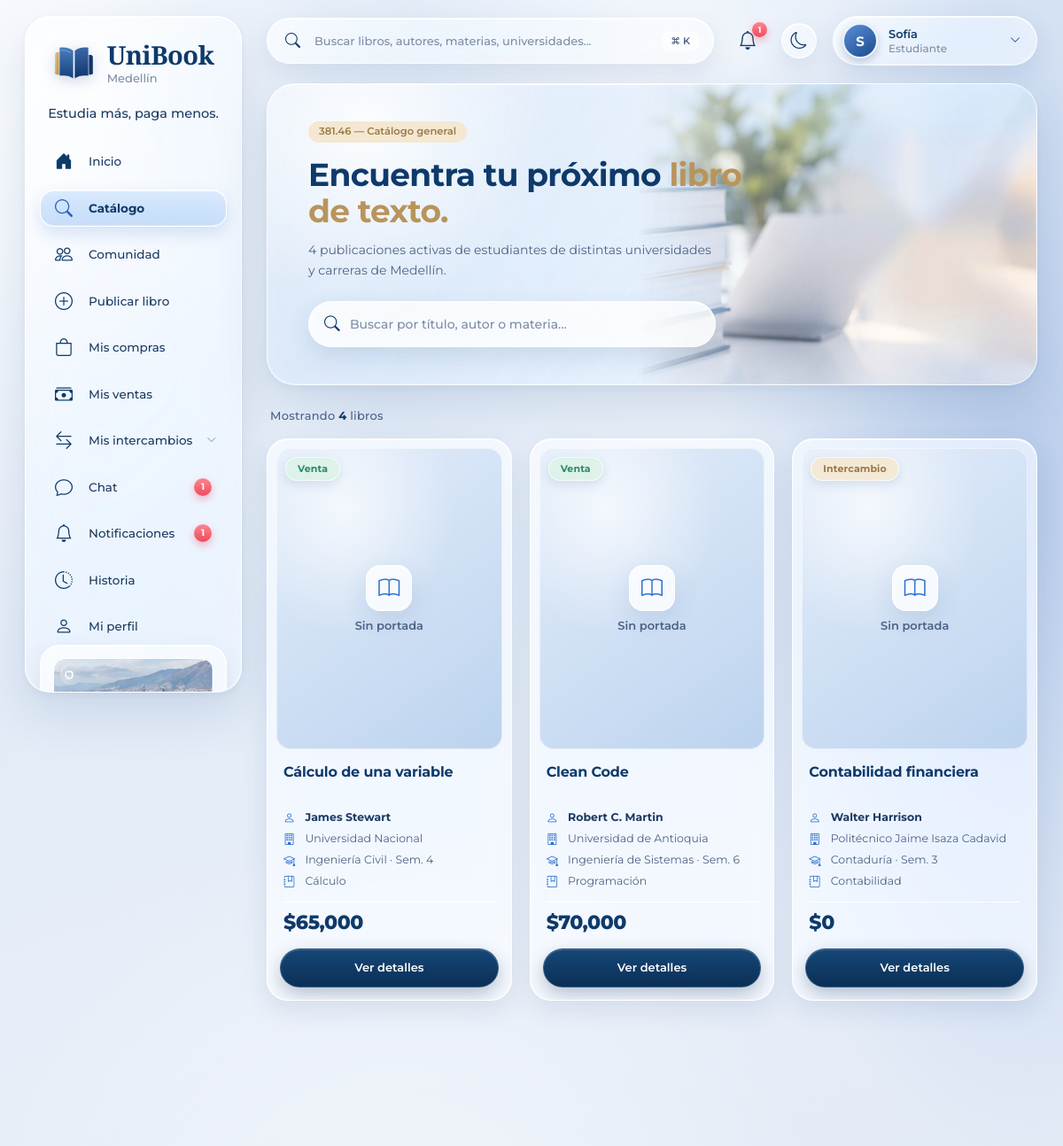
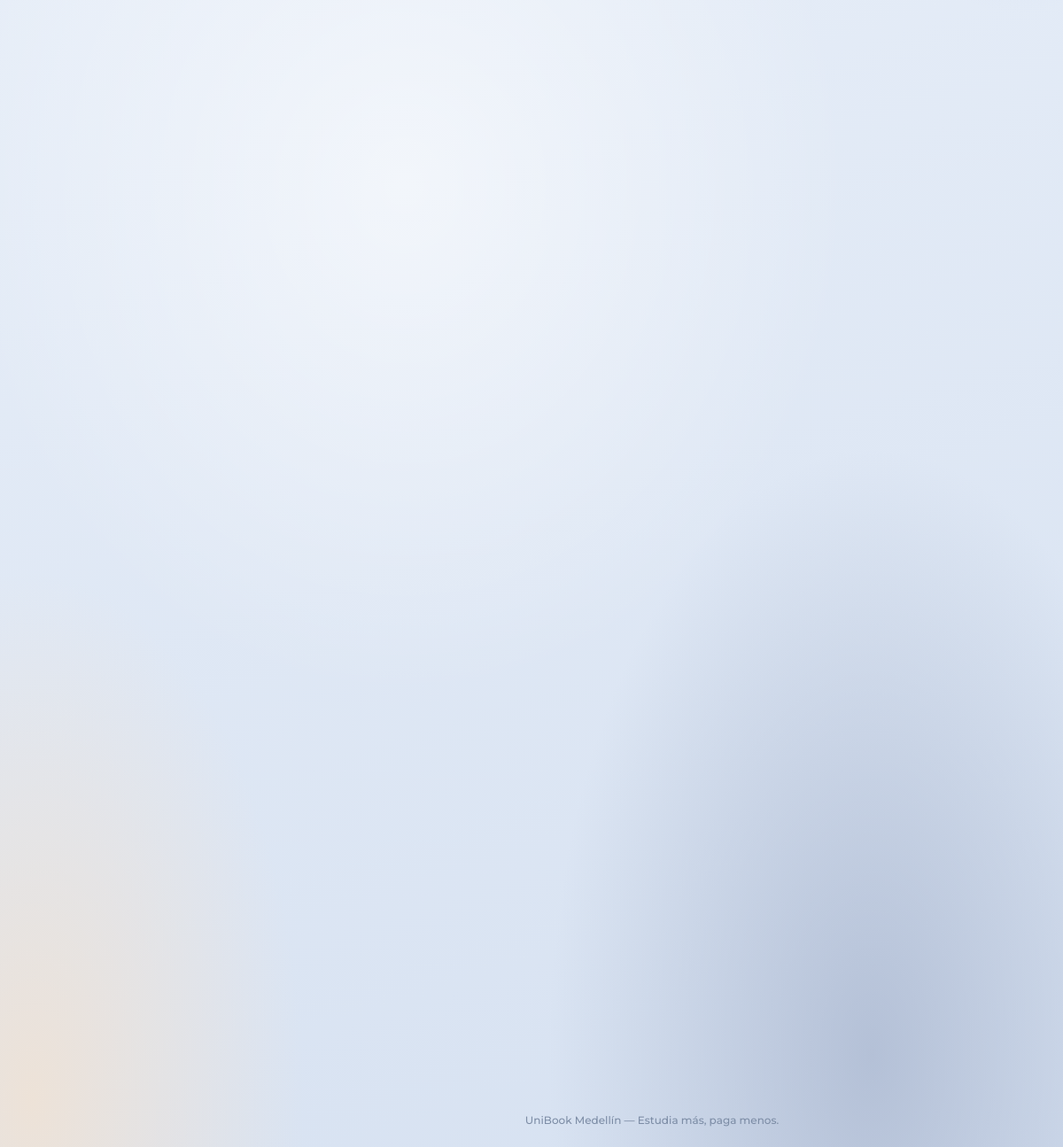
Screenshot of /index.php?accion=catalogo (signed in) with the database file from the repository (2 pictures, top to bottom).
### tables this page shows
CREATE TABLE libros (
  id INT UNSIGNED AUTO_INCREMENT PRIMARY KEY, titulo VARCHAR(150) NOT NULL, autor VARCHAR(100) NOT NULL, editorial VARCHAR(100) NULL, universidad VARCHAR(100) NULL, carrera VARCHAR(100) NULL, semestre VARCHAR(50) NULL, materia VARCHAR(100) NULL,
  descripcion TEXT NULL, precio DECIMAL(10,2) NULL, estado ENUM('Nuevo','Usado') NOT NULL DEFAULT 'Usado', tipo_publicacion ENUM('Venta','Intercambio') NOT NULL DEFAULT 'Venta', imagen VARCHAR(255) NULL,
  fecha_publicacion TIMESTAMP NOT NULL DEFAULT CURRENT_TIMESTAMP, usuario_id INT UNSIGNED NOT NULL, estado_disponibilidad ENUM('disponible','reservado','vendido','intercambiado') NOT NULL DEFAULT 'disponible',
  KEY idx_libros_usuario (usuario_id), KEY idx_libros_catalogo (estado_disponibilidad,tipo_publicacion,fecha_publicacion),
  CONSTRAINT fk_libros_usuario FOREIGN KEY (usuario_id) REFERENCES usuarios(id) ON UPDATE CASCADE ON DELETE RESTRICT
);

### controllers/LibroController.php (called while the page is built, shortened)
<?php
require_once "models/Libro.php";
class LibroController {
    private $modelo;
    public function __construct($conexion){
        $this->modelo = new Libro($conexion);
    }
    public function listar(){
        return $this->modelo->obtenerTodos();
    }
}

### models/Libro.php (called while the page is built, shortened)
<?php
class Libro
{
    private $conexion;
    public function __construct($conexion)
    {
        $this->conexion = $conexion;
    }
    public function obtenerTodos()
    {
        $sql = "SELECT *
                FROM libros
                ORDER BY titulo ASC, id ASC";
        return $this->conexion->query($sql);
    }
}

### views/catalogo.php (the view, shortened to what this page needs)
<?php
$datos = $datos ?? null;
?>
<?php if (isset($_SESSION['id_usuario'])) { ?>
    <?php include "views/partials/navbar.php"; ?>
<?php } ?>
<?php
$librosDisponibles = [];
$librosReservados = [];
while ($libro = $datos->fetch_assoc()) {
    $disponibilidad = $libro['estado_disponibilidad'] ?? 'disponible';
    if ($disponibilidad === 'disponible') {
        $librosDisponibles[] = $libro;
    } elseif ($disponibilidad === 'reservado') {
        $librosReservados[] = $libro;
    }
}
$totalLibrosCatalogo = count($librosDisponibles);
$totalReservados = count($librosReservados);
$ubBusquedaCatalogo = trim((string)($_GET['q'] ?? ''));
$ubParamBusqueda = $ubBusquedaCatalogo !== ''
    ? '&q=' . rawurlencode($ubBusquedaCatalogo)
    : '';
?>
<section class="catalog-hero">
    <div class="container">
        <div class="catalog-hero__inner reveal">
            <span class="ub-eyebrow on-dark">
                381.46 — Catálogo general
            </span>
            <h1 class="catalog-hero__title">
                Encuentra tu próximo <em>libro de texto.</em>
            </h1>
            <p class="catalog-hero__lead">
                <?php echo $totalLibrosCatalogo; ?> publicaciones activas de estudiantes
                de distintas universidades y carreras de Medellín.
            </p>
            <div class="catalog-search">
                <span class="catalog-search__icon" aria-hidden="true">
                    <i class="bi bi-search ub-icon" aria-hidden="true"></i>
                </span>
                <input
                    type="text"
                    id="buscador"
                    class="catalog-search__input"
                    placeholder="Buscar por título, autor o materia...">
            </div>
        </div>
    </div>
</section>
<div class="ub-section">
    <div class="container">
        <div class="catalog-toolbar reveal">
            <p class="catalog-count" id="catalogoContador">
                Mostrando <b><?php echo $totalLibrosCatalogo; ?></b>
                <?php echo $totalLibrosCatalogo == 1 ? 'libro' : 'libros'; ?>
            </p>
        </div>
        <div class="row catalog-grid" id="contenedorLibros">
            <?php foreach ($librosDisponibles as $libro) { ?>
                <div
                    class="col-md-4 mb-4 libro-card reveal"
                    data-titulo="<?php echo strtolower(htmlspecialchars($libro['titulo'])); ?>"
                    data-autor="<?php echo strtolower(htmlspecialchars($libro['autor'])); ?>"
                    data-materia="<?php echo strtolower(htmlspecialchars($libro['materia'])); ?>">
                    <div class="book-card">
                        <?php
                        $tipo = strtolower($libro['tipo_publicacion']);
                        if ($tipo === 'venta') {
                            $stampClass = 'stamp-venta';
                        } else {
                            $stampClass = 'stamp-intercambio';
                        }
                        $tagClass = str_replace('stamp-', 'tag-', $stampClass);
                        ?>
                        <div class="cover">
                            <span class="tag <?php echo $tagClass; ?>">
                                <?php echo htmlspecialchars($libro['tipo_publicacion']); ?>
                            </span>
                            <?php if (!empty($libro['imagen'])) { ?>
                                <img
                                    class="cover__bg"
                                    src="<?php echo htmlspecialchars($libro['imagen']); ?>"
                                    alt=""
                                    aria-hidden="true"
                                    loading="lazy">
                                <img
                                    class="cover__img"
                                    src="<?php echo htmlspecialchars($libro['imagen']); ?>"
                                    alt="<?php echo htmlspecialchars($libro['titulo']); ?>"
                                    loading="lazy">
                            <?php } else { ?>
                                <div class="no-image">
                                    <i class="bi bi-book" aria-hidden="true"></i>
                                    <span>Sin portada</span>
                                </div>
                            <?php } ?>
                        </div>
                        <div class="body">
                            <h5>
                                <?php echo htmlspecialchars($libro['titulo']); ?>
                            </h5>
                            <div class="meta-row">
                                <span>
                                    <i class="bi bi-person ub-icon" aria-hidden="true"></i> <b>
                                        <?php echo htmlspecialchars($libro['autor']); ?>
                                    </b>
                                </span>
                                <span>
                                    <i class="bi bi-building ub-icon" aria-hidden="true"></i> <?php echo htmlspecialchars($libro['universidad']); ?>
                                </span>
                                <span>
                                    <i class="bi bi-mortarboard ub-icon" aria-hidden="true"></i>
                                    <?php echo htmlspecialchars($libro['carrera']); ?>
                                    · Sem.
                                    <?php echo htmlspecialchars($libro['semestre']); ?>
                                </span>
                                <span>
                                    <i class="bi bi-journal-bookmark ub-icon" aria-hidden="true"></i> <?php echo htmlspecialchars($libro['materia']); ?>
                                </span>
                            </div>
                            <div class="price">
                                $<?php echo number_format($libro['precio']); ?>
                            </div>
                        </div>
                        <div class="footer">
                            <a
                                href="index.php?accion=detalle_libro&id=<?php echo (int)$libro['id']; ?><?php echo htmlspecialchars($ubParamBusqueda); ?>"
                                data-ub-detalle
                                aria-label="Ver detalles de <?php echo htmlspecialchars($libro['titulo']); ?>"
                                class="btn-ub btn-ub-dark btn-ub-block">
                                Ver detalles
                            </a>
                        </div>
                    </div>
                </div>
            <?php } ?>
        </div>
        <?php if ($totalReservados > 0) { ?>
            <div class="row catalog-grid">
            </div>
        <?php } ?>
    </div>
</div>
<?php include "views/partials/footer.php"; ?>

### assets/css/ub-glass.css (style rules this page uses)
:root { --ub-font: 'Montserrat', 'Segoe UI', system-ui, -apple-system, sans-serif; --ub-font-brand: 'Playfair Display', 'Lora', Georgia, serif; --ub-navy: #0e3a6b; --ub-navy-deep: #0a2c52; --ub-ink: #1b3a63; --ub-slate: #4d6286; --ub-muted: #7d8da6; --ub-blue: #2c6fd1; --ub-blue-soft: #cfe2fb; --ub-gold: #b9945b; --ub-gold-deep: #9c7a43; --ub-gold-soft: #f4e8d2; --ub-green: #2c8a66; --ub-green-bg: #dcf2e8; --ub-orange: #bf7f2f; --ub-orange-bg: #fbe8cc; --ub-red: #ee4a5e; --ub-red-deep: #c2303f; --ub-red-bg: #fde6e9; --ub-glass: rgba(255,255,255,.27); --ub-glass-2: rgba(255,255,255,.40); --ub-glass-3: rgba(255,255,255,.78); --ub-edge: rgba(255,255,255,.78); --ub-edge-soft: rgba(255,255,255,.55); --ub-field: rgba(255,255,255,.72); --ub-shadow: 0 20px 56px rgba(46,84,140,.16), 0 3px 10px rgba(46,84,140,.06); --ub-shadow-sm: 0 10px 28px rgba(46,84,140,.12); --ub-shadow-btn: 0 8px 20px rgba(11,52,93,.28); --ub-blur: blur(30px) saturate(180%); --ub-inset: inset 0 1px 0 rgba(255,255,255,.95), inset 0 -1px 0 rgba(255,255,255,.28), inset 0 0 22px rgba(255,255,255,.14); --ub-sheen: linear-gradient(135deg, rgba(255,255,255,.42) 0%, rgba(255,255,255,.10) 32%, rgba(255,255,255,0) 55%, rgba(255,255,255,.14) 100%); --ub-r-xl: 28px; --ub-r-lg: 22px; --ub-r-md: 16px; --ub-r-sm: 12px; --ub-bg-image: radial-gradient(55% 45% at 6% 4%, rgba(255,255,255,.95), transparent 62%), radial-gradient(48% 38% at 62% 2%, rgba(255,255,255,.65), transparent 66%), radial-gradient(42% 42% at 96% 22%, rgba(168,192,230,.75), transparent 68%), radial-gradient(46% 40% at 82% 96%, rgba(171,184,208,.80), transparent 66%), radial-gradient(40% 36% at 3% 98%, rgba(238,226,214,.95), transparent 64%), radial-gradient(60% 32% at 38% 58%, rgba(255,255,255,.55), transparent 70%), linear-gradient(162deg, #dbe7f6 0%, #e7eef8 42%, #d6e1f1 100%); --ink: var(--ub-navy); --ink-soft: #16497f; --ink-line: rgba(14,58,107,.18); --paper: transparent; --paper-dim: rgba(255,255,255,.46); --paper-line: rgba(255,255,255,.85); --gold: var(--ub-gold); --gold-bright: #d1ad72; --gold-deep: var(--ub-gold-deep); --text-ink: var(--ub-ink); --text-muted: var(--ub-muted); --text-paper: var(--ub-navy); --text-paper-muted: var(--ub-slate); --success: var(--ub-green); --success-bg: var(--ub-green-bg); --danger: var(--ub-red-deep); --danger-bg: var(--ub-red-bg); --font-display: var(--ub-font); --font-body: var(--ub-font); --font-mono: var(--ub-font); --radius-sm: var(--ub-r-sm); --radius: var(--ub-r-md); --radius-lg: var(--ub-r-lg); --shadow-soft: var(--ub-shadow-sm); --shadow-lift: var(--ub-shadow); }
html { background:#dbe5f3; }
body.ub-glass { --bs-body-font-family: var(--ub-font); --bs-body-color: var(--ub-ink); --bs-body-bg: transparent; --bs-primary: var(--ub-navy); --bs-link-color: var(--ub-blue); --bs-link-hover-color: var(--ub-navy); --bs-border-color: var(--ub-edge); --bs-secondary-color: var(--ub-muted); position:relative; min-height:100vh; margin:0; font-family: var(--ub-font); font-size:14px; line-height:1.55; color: var(--ub-ink); background: transparent; -webkit-font-smoothing: antialiased; text-rendering: optimizeLegibility; }
body.ub-glass::before { content:""; position:fixed; inset:0; z-index:-1; background: var(--ub-bg-image); pointer-events:none; }
body.ub-glass :where(h1,h2,h3,h4,h5,h6) { font-family: var(--ub-font); font-weight:700; letter-spacing:-.012em; color: var(--ub-navy); }
:where(body.ub-glass) p { color: inherit; }
:where(body.ub-glass) a { color: var(--ub-blue); text-decoration:none; }
body.ub-glass .ub-icon { animation:none; margin-left:0; margin-right:.45em; transition:none; }

### index.php (style rules this page uses)
.ub-icon { display: inline-block; margin-left: .38em; font-size: 1.18em; line-height: 1; vertical-align: -.08em; animation: ub-icon-float 2.6s ease-in-out infinite; transition: transform .22s ease, color .22s ease; }

### rows the page displays
libros: tipo_publicacion "Venta", shows "Sin portada", titulo "Cálculo de una variable", autor "James Stewart", universidad "Universidad Nacional", carrera "Ingeniería Civil", semestre "4", materia "Cálculo", precio "65,000"
libros: tipo_publicacion "Venta", shows "Sin portada", titulo "Clean Code", autor "Robert C. Martin", universidad "Universidad de Antioquia", carrera "Ingeniería de Sistemas", semestre "6", materia "Programación", precio "70,000"
libros: tipo_publicacion "Intercambio", shows "Sin portada", titulo "Contabilidad financiera", autor "Walter Harrison", universidad "Politécnico Jaime Isaza Cadavid", carrera "Contaduría", semestre "3", materia "Contabilidad", precio "0"

### other values shown
$ubFormatoContador($mensajesNoLeidosNavbar) "1"
$ubFormatoContador($notificacionesNoLeidasNavbar) "1"
$ubInicialNavbar "S"
$ubNombreNavbar "Sofía"
$totalLibrosCatalogo "4"
